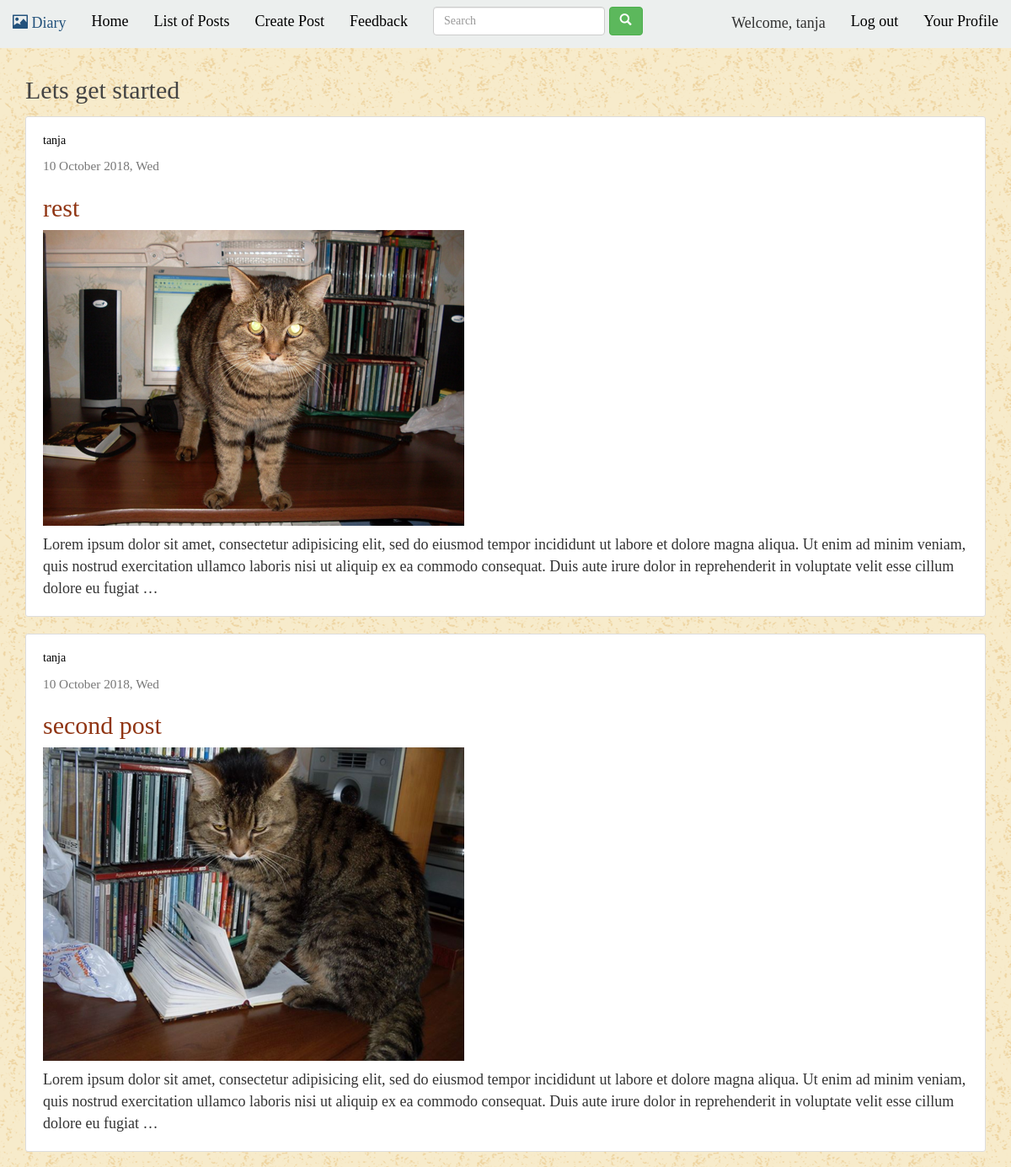
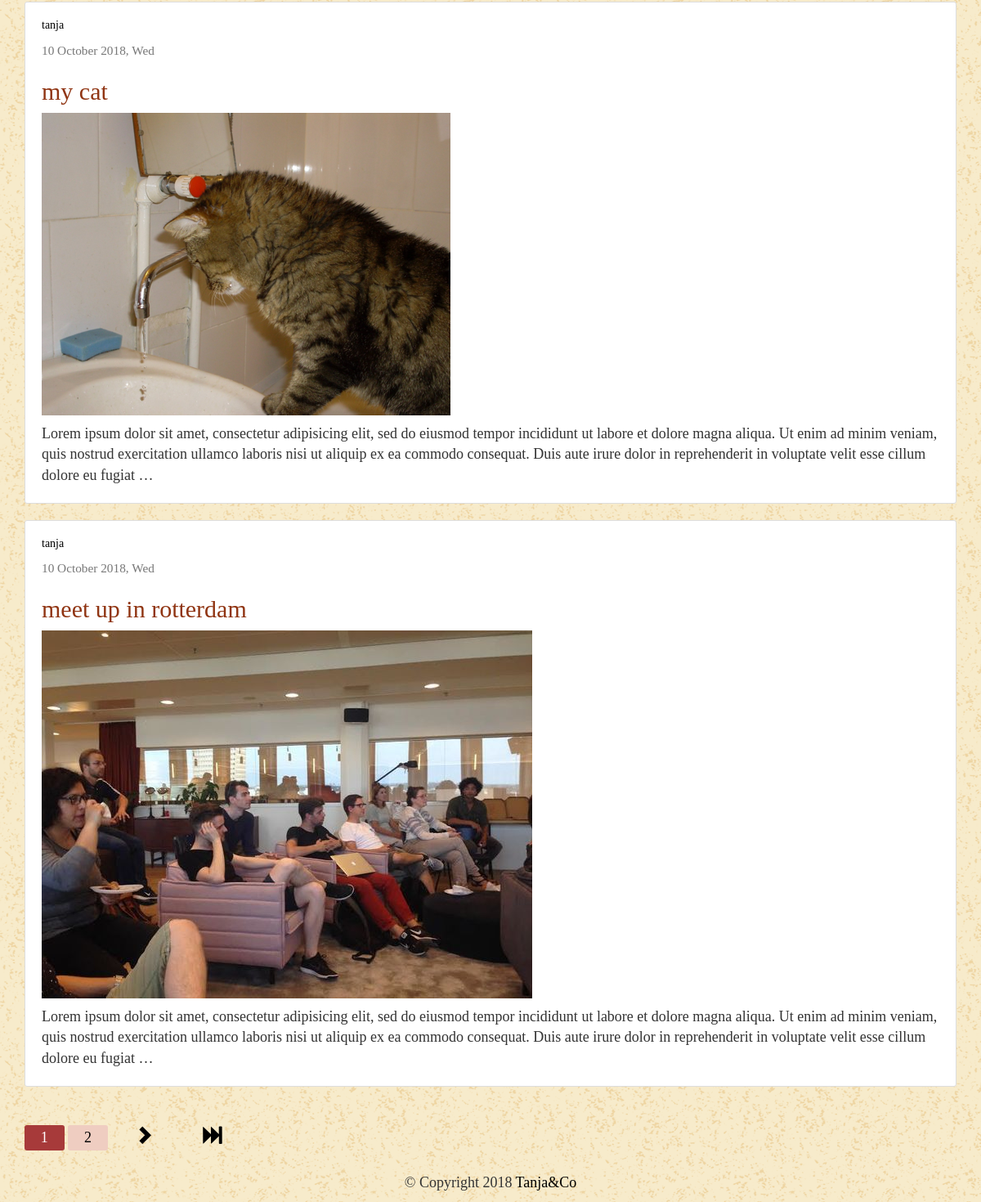
The app's page /post/ (signed in) with its own data (2 pictures, top to bottom).
### post/models.py (models this page shows, shortened)
class Post(models.Model):
    title = models.CharField(max_length=255,default="")
    author = models.ForeignKey(User,on_delete=models.CASCADE,related_name='posts')
    image = models.ImageField(upload_to=upload_image,blank=True,null=True)
    text = models.TextField()
    text_html = models.TextField(editable=False)
    date_posted = models.DateTimeField(auto_now_add=True)
    update_at = models.DateTimeField(auto_now=True)
    delete_at = models.DateTimeField(blank=True,null=True)
    @property
    def get_image_url(self):
        if self.image:
            return '/media/{}'.format(self.image)
    def get_absolute_url(self):
        return reverse ('post:detail',kwargs={'pk':self.pk})
    class Meta:
        ordering = ['-date_posted']

### post/views.py (the view)
class PostList(LoginRequiredMixin,generic.ListView):
    model = Post
    context_object_name='posts'
    login_url = 'account:login'
    paginate_by = 4
    def get_queryset(self):
        user = self.request.user
        qs = user.posts.all()
        return qs

### post/templates/post/post_list.html (shortened to what this page needs)
{% extends '_layout/base.html' %}
{% load bootstrap3 %}
{% load humanize %}
{% load static %}
{% block content %}
<h2>Lets get started</h2>
{% for post in object_list%}
<article class="media content-section ">
   <div class="media-body">
    <div class="article-metadata">
        <h5><a href="{{post.get_absolute_url}}">{{post.author}}</a></h5>
      <small class="text-muted"> {{post.date_posted|date:"d F Y, D "}} </small>
    </div>
    <h2><a class="mr-2" href="{{post.get_absolute_url}}"> {{post.title}}</a></h2>
    {% if post.image %}
        <img src="{{post.get_image_url}}" alt="photo">
    {% endif%}
    <p class="article-content"> {{post.text_html|truncatewords:50|apnumber|safe}} </p>
  </div>
</article>
{% endfor %}
{% include 'post/_compounds/pagination.html' %}
{% endblock content %}

### templates/_layout/base.html (shortened to what this page needs)
<!DOCTYPE html>
{% load bootstrap3 %}
{% load staticfiles %}
<html lang="en" dir="ltr">
    <head>
        <link rel="stylesheet" href="https://maxcdn.bootstrapcdn.com/bootstrap/3.3.7/css/bootstrap.min.css">
        <link rel="stylesheet" href="{% static 'css/main.css'%}">
    </head>
    <body>
        {% include '_partials/navbar.html'%}
        <main role="main" class="container">
            {% block content %}
            {% endblock %}
        </main>
        <div class="container">
            <footer>
                  <div class="rows">
                    <div class="col col-12">
                      <p class="text-center">&copy; Copyright 2018 <a href="#" title="hghghg"  target="_blank">Tanja&Co</a></p>
                    </div>
                  </div>
            </footer>
        </div>
    </body>
</html>

### templates/_partials/navbar.html (shortened to what this page needs)
<nav class="navbar navbar-light navbar-fixed-top" style="background-color: #ecefee;">
  <div class="container-fluid">
    <div class="navbar-header">
      <a class="navbar-brand" href="{% url 'home' %}"><span class="glyphicon glyphicon-picture" aria-hidden="true"></span> Diary</a>
    </div>
    <div class="collapse navbar-collapse" id="my_nav">
      <ul class="nav navbar-nav">
        <li class="active"><a href="{% url 'home' %}">Home<span class="sr-only">(current)</span></a></li>
        <li ><a href="{% url 'post:list' %}">List of Posts</a></li>
        <li><a href="{% url 'post:create' %}">Create Post</a></li>
        <li><a href="{% url 'feedback' %}">Feedback</a></li>
        <form class="navbar-form navbar-left" method="GET" action="{% url 'post:search' %}">
            <div class="form-group">
              <input type="search" class="form-control" placeholder="Search" name='q'>
            </div>
            <button type="submit" class="btn btn-success"><i class="glyphicon glyphicon-search"></i></button>
        </form>
      </ul>
      <ul class="nav navbar-nav navbar-right">
      {% if user.is_authenticated%}
              <li class="nav navbar-text">Welcome, {{user.username}}</li>
              <li><a href="{% url 'account:logout' %}">Log out</a></li>
              <li><a href="{% url 'account:profile_view' %}">Your Profile</a></li>
          {% else%}
          <li><a href="{% url 'account:login' %}">Log In</a></li>
          <li><a href="{% url 'account:signup' %}">Sign Up</a></li>
      {% endif%}
      </ul>
    </div>
  </div>
</nav>

### post/templates/post/_compounds/pagination.html (shortened to what this page needs)
<div class="pagination">
    {% if is_paginated %}
        {% for num in page_obj.paginator.page_range %}
            {%if page_obj.number == num %}
                 <span class="pagination-number pagination-current">{{ num }}</span>
            {% elif num > page_obj.number|add:'-3' and num < page_obj.number|add:'3'%}
                 <a class="pagination-number" href="?page={{ num }}">{{ num }}</a>
            {% endif %}
        {% endfor %}
        {% if page_obj.has_next %}
        <a href="?page={{page_obj.next_page_number}}" class="pagination-action" ><i class="glyphicon glyphicon-chevron-right" aria-hidden="true"></i></a>
        <a href="?page={{page_obj.paginator.num_pages}}" class="pagination-action"><i class="glyphicon glyphicon-fast-forward" aria-hidden="true"></i></a>
        {% endif %}
    {% endif %}
</div>

### static/css/main.css (style rules this page uses)
body { padding-top:70px; background-image: url(/static/img/old_map.png); font-family: 'Montez', cursive; font-size: 18px; }
html,body { height:100%; }
h1, h2, h3, h4, h5, h6 { color: #444444; }
h2 a { color:#903513; }
ul { margin: 0; }
a { color:black; text-decoration: none; }
.content-section { background: #ffffff; padding: 10px 20px; border: 1px solid #dddddd; border-radius: 3px; margin-bottom: 20px; }
.pagination { text-align: center; margin-top: 1em; }
.pagination-number { padding: 0.3em 1.1em; border-radius: 3px; color: #000; background-color: #efcdc1; }
.pagination-number:hover, .pagination-current { background-color: #a73a3a; color:white; }
.pagination-action { margin: 0 0.1em; display: inline-block; padding: 0.3em 1.1em; color: black; font-size: 1.3em; }

### records on screen
Post: author "tanja", date_posted "10 October 2018, Wed", title "rest", get_image_url (picture), text_html|apnumber "Lorem ipsum dolor sit amet, consectetur adipisicing elit, sed do eiusmod tempor incididunt ut labore et dolore magna aliqua. Ut enim ad minim veniam, quis nostrud exercitation ullamco laboris nisi ut aliquip ex ea commodo consequat. Duis aute irure dolor in reprehenderit in voluptate velit esse cillum dolore eu fugiat …"
Post: author "tanja", date_posted "10 October 2018, Wed", title "second post", get_image_url (picture), text_html|apnumber "Lorem ipsum dolor sit amet, consectetur adipisicing elit, sed do eiusmod tempor incididunt ut labore et dolore magna aliqua. Ut enim ad minim veniam, quis nostrud exercitation ullamco laboris nisi ut aliquip ex ea commodo consequat. Duis aute irure dolor in reprehenderit in voluptate velit esse cillum dolore eu fugiat …"
Post: author "tanja", date_posted "10 October 2018, Wed", title "my cat", get_image_url (picture), text_html|apnumber "Lorem ipsum dolor sit amet, consectetur adipisicing elit, sed do eiusmod tempor incididunt ut labore et dolore magna aliqua. Ut enim ad minim veniam, quis nostrud exercitation ullamco laboris nisi ut aliquip ex ea commodo consequat. Duis aute irure dolor in reprehenderit in voluptate velit esse cillum dolore eu fugiat …"
Post: author "tanja", date_posted "10 October 2018, Wed", title "meet up in rotterdam", get_image_url (picture), text_html|apnumber "Lorem ipsum dolor sit amet, consectetur adipisicing elit, sed do eiusmod tempor incididunt ut labore et dolore magna aliqua. Ut enim ad minim veniam, quis nostrud exercitation ullamco laboris nisi ut aliquip ex ea commodo consequat. Duis aute irure dolor in reprehenderit in voluptate velit esse cillum dolore eu fugiat …"

### other values on screen
{{ user.username }} "tanja"
{{ num }} "1"
{{ num }} "2"
